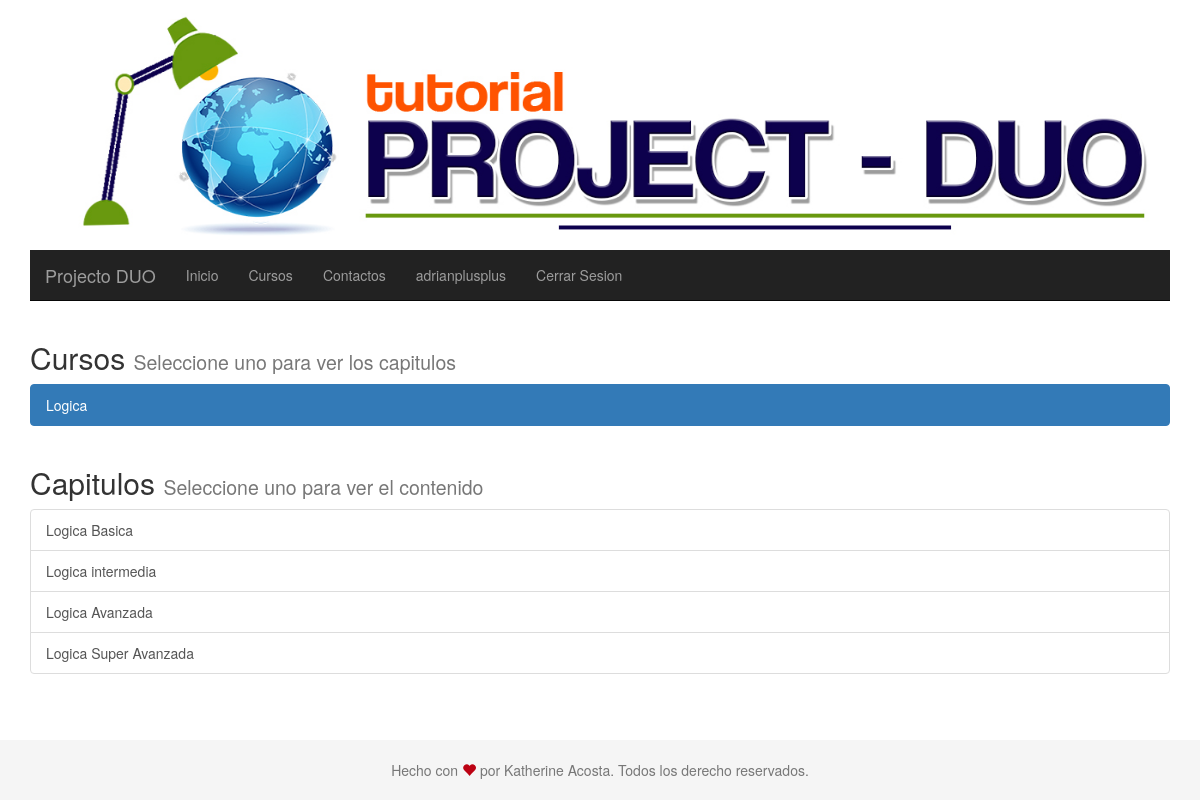
/cursos.php?id=2&nombre=Logica I (signed in), run on an earlier commit of the app's database.
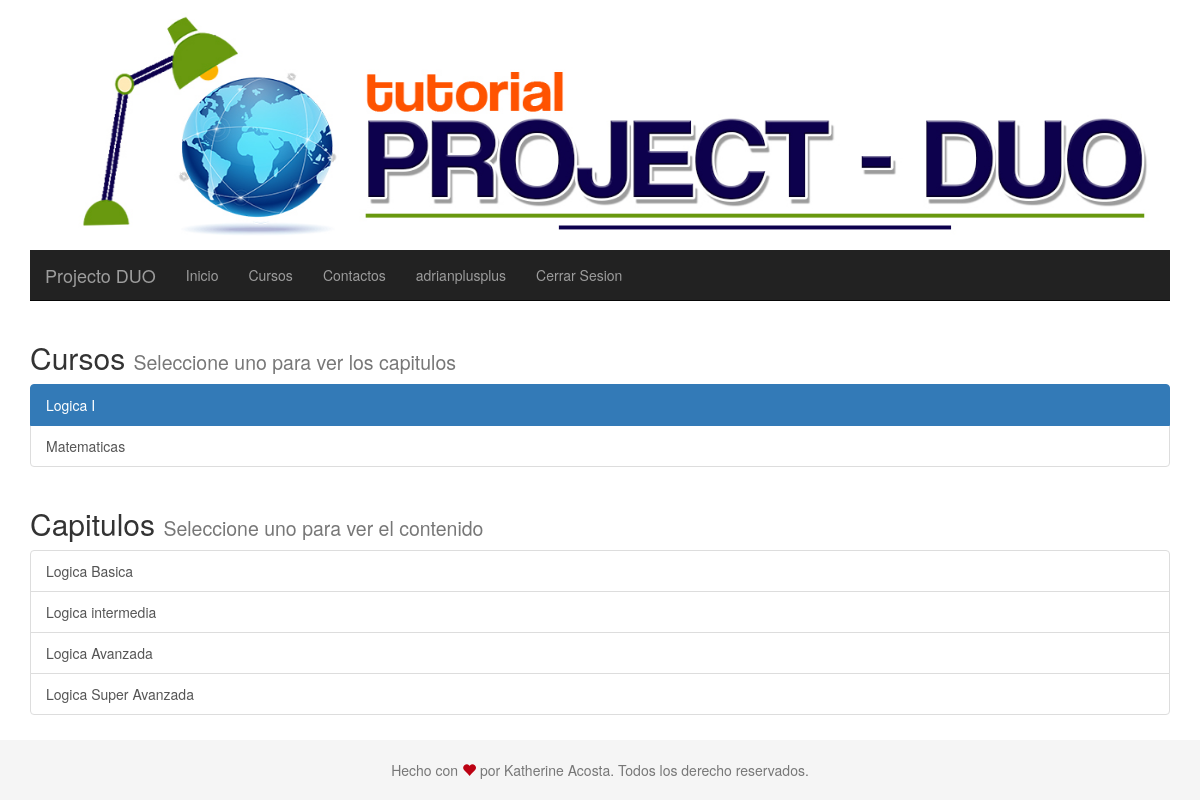
And on a later commit of the database.
### tables this page shows
CREATE TABLE `cursos` (
  `id` int(11) NOT NULL,
  `nombre` varchar(45) DEFAULT NULL
);

CREATE TABLE `capitulos` (
  `id` int(11) NOT NULL,
  `nombre` varchar(45) DEFAULT NULL,
  `numero` int(11) DEFAULT NULL,
  `cursos_id` int(11) NOT NULL,
  `pasos` int(11) DEFAULT NULL,
  `puede_repetir` bit(1) DEFAULT b'0'
);

### cursos.php (the view, shortened to what this page needs)
<?php
$css = ['estilos/estilopie.css'];
require('encabezado.php');
require('barra_de_navegacion.php');
?>
<?php
require('conneccion.php');
$query = "select c.* from usuarios  u"
    . " right join cursos_usuarios  cu"
    . " on cu.usuarios_id = u.id"
    . " right join cursos c"
    . " on cu.cursos_id = c.id"
    . " where u.id = {$_SESSION['user_id']}";
$resultado = $mysqli->query($query);
if ($resultado) {
    $cursos = $resultado;
} else {
    $mensaje = "no se pudieron obtener los cursos";
}
?>
<div class="row">
    <div class="col-sm-12">
        <h2> Cursos
            <small class="<?= $_SESSION['tipo_de_usuario'] == 'estudiante' ? '' : 'hidden' ?>">Seleccione uno para ver
                los capitulos
            </small>
        </h2>
        <div class="list-group">
            <?php while ($curso = $cursos->fetch_array(MYSQLI_ASSOC)) { ?>
                <a class="list-group-item <?= (isset($_GET['id']) && $curso['id'] === $_GET['id']) ? 'active' : '' ?>"
                   href="cursos.php?id=<?= $curso['id'] ?>&nombre=<?= $curso['nombre'] ?>">
                    <?= $curso["nombre"] ?>
                </a>
            <?php } ?>
        </div>
    </div>
</div>
<?php if (isset($_GET['id']) and $_SESSION['tipo_de_usuario'] == 'estudiante') { ?>
    <div class="row">
        <div class="col-sm-12">
            <?php
            $query_capitulos = "SELECT * FROM capitulos "
                . " WHERE cursos_id = " . $_GET['id'];
            $resultado = $mysqli->query($query_capitulos);
            if ($resultado) {
                $capitulos = $resultado;
            } else {
                $mensaje = "No Capitulos encontrados";
            }
            ?>
            <h2> Capitulos
                <small>Seleccione uno para ver el contenido</small>
            </h2>
            <div class="list-group">
                <?php while ($cap = $capitulos->fetch_array(MYSQLI_ASSOC)) { ?>
                    <a class="list-group-item"
                       href="capitulo_contenido.php?id=<?= $cap['id'] ?>&curso=<?= $_GET['nombre'] ?>&capitulo=<?= $cap['nombre'] ?>&paso=1">
                        <?= $cap['nombre'] ?>
                    </a>
                <?php } ?>
            </div>
        </div>
    </div>
<?php } else if ($_SESSION['tipo_de_usuario'] == 'admin') { ?>
    <div class="row">
        <form class="col-sm-12 form-inline " action="cursos.php" method="POST">
            <input type="text" class="hidden" name="accion" value="obtenerEstudiante">
            <h3> Ingrese numero de cedula para obtener detalles de un estudiante</h3>
            <div class="form-group">
                <label for="cedula" class="control-label">Cedula:</label>
                <input type="text" class="form-control" id="cedula" name="cedula" placeholder="123123"/>
            </div>
            <button class="btn btn-primary " type="submit"> Obtener Informacion <i
                        class="glyphicon glyphicon-search"></i></button>
        </form>
    </div>
<?php if (isset($estudiante)) { ?>
    <div class="row">
        <h2 class="text-capitalize text-center"><?= $estudiante[0]['nombre'] . ', ' . $estudiante[0]['apellido'] ?></h2>
        <div class="col-sm-12 col-md-6">
            <h3>Cursos</h3>
            <div class="list-group">
                <?php foreach ($estudiante as $curso) { ?>
                    <div class="list-group-item"><?= $curso['nombre_curso'] ?></div>
                <?php } ?>
            </div>
        </div>
        <div class="col-sm-12 col-md-6">
            <h3> Agregar curso </h3>
            <form action="cursos.php" method="POST">
                <input type="text" class="hidden" name="accion" value="agregarCurso">
                <input type="text" class="hidden" name="estudiante_id" value="<?= $estudiante[0]['id'] ?>">
                <div class="form-group">
                    <label for="curso" class="control-label">Ingrese nombre del curso:</label>
                    <input id="curso" class="form-control" type="text" name="curso" placeholder="logica">
                    <button class=" pull-right btn btn-primary" type="submit">Agregar <i
                                class="glyphicon glyphicon-plus"></i></button>
                </div>
            </form>
        </div>
    </div>
<div class="row">
    <div class="col-sm-12">
        <h3>Evaluaciones</h3>
        <table class="table table-bordered">
            <thead>
            <tr>
                <th>Curso</th>
                <th>Modulo</th>
                <th>Correctas</th>
                <th>Incorrectas</th>
                <th>#Preguntas</th>
                <th>Calificacion</th>
                <th class="text-center"><i class="glyphicon glyphicon-cog"></i></th>
            </tr>
            </thead>
            <tbody>
            <?php foreach ($agrupados as $modulo => $info) { ?>
                <tr>
                    <td><?= $info['curso'] ?> </td>
                    <td><?= $modulo ?> </td>
                    <td><?= $info['correctas'] ?></td>
                    <td><?= $info['incorrectas'] ?></td>
                    <td><?= $info['correctas'] + $info['incorrectas'] ?></td>
                    <td><?= ($info['correctas'] / ($info['correctas'] + $info['incorrectas'])) * 100 ?>%
                    </td>
                    <td class="text-center">
                        <form action="cursos.php" method="POST">
                            <input type="text" class="hidden" name="capitulo" value="<?= $modulo ?>">
                            <input type="text" class="hidden" name="accion" value="reiniciarEvaluacion">
                            <input type="text" class="hidden" name="estudiante_id" value="<?= $estudiante[0]['id'] ?>">
                            <button class="btn btn-danger" type="submit">Reiniciar <i
                                        class="glyphicon glyphicon-refresh"></i></button>
                        </form>
                    </td>
                </tr>
            <?php } ?>
            </tbody>
        </table>
        <?php } ?>
        <?php } ?>
<?php require('pie.php') ?>

### encabezado.php (shortened to what this page needs)
<!DOCTYPE html>
<html lang="es">
<head>
    <link rel="stylesheet" href="https://maxcdn.bootstrapcdn.com/bootstrap/3.3.7/css/bootstrap.min.css"/>
    <?php foreach ($css as $estilo) { ?>
        <link rel="stylesheet" href="<?= $estilo ?>"/>
    <?php } ?>
</head>
<body>
<section class="container">
    <header class="masthead">
        <img  src="img/logo1.jpg" alt="banner" style="height: 100%;width: 100%">
    </header>

### barra_de_navegacion.php (shortened to what this page needs)
<div id="nav">
    <div class="navbar navbar-inverse navbar-static-top">
        <div class="">
            <a href="#" class="navbar-brand">Projecto DUO</a>
            <div class="navbar-collapse collapse">
                <ul class="nav navbar-nav">
                    <li><a href="index.php">Inicio</a></li>
                    <li><a href="cursos.php">Cursos</a></li>
                    <li><a href="contactos.php">Contactos</a></li>
                    <?php if (isset($_SESSION['user_id'])) { ?>
                        <li><a href="#"><?= $_SESSION['usuario'] ?></a></li>
                        <li><a href="logout.php">Cerrar Sesion</a></li>
                    <?php } else { ?>
                        <li><a href="registro.php">Registro</a></li>
                        <li><a href="login.php">Iniciar Sesion</a></li>
                    <?php } ?>
                </ul>
            </div>
        </div>
    </div>
</div>

### pie.php (shortened to what this page needs)
        </section>
        <footer class="footer text-center container">
            <div class="">
                <p class="text-muted">Hecho con <i class="glyphicon glyphicon-heart red"></i> por Katherine Acosta. Todos los derecho reservados. </p>
            </div>
        </footer>
	</body>
</html>

### estilos/estilopie.css (style rules this page uses)
html { position: relative; min-height: 100%; }
body { margin-bottom: 60px; }
.footer { position: absolute; bottom: 0; width: 100%; height: 60px; background-color: #f5f5f5; }
.container .text-muted { margin: 20px 0; }

### encabezado.php (style rules this page uses)
header { height: 250px; margin-bottom: 0; min-height: 50%; background-repeat: no-repeat; background-position: center; -webkit-background-size: cover; background-size: cover; }

### pie.php (style rules this page uses)
i.red { color:#BC0213; }

What changed in the data, as far as the page shows it:
changed cursos: nombre "Logica" → "Logica I"
now on this page (row unchanged): cursos: nombre "Matematicas"
